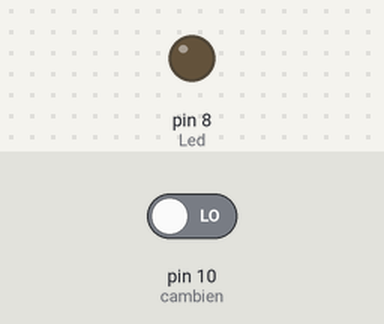
Recording of a sketch running on a simulated Arduino Uno, built with avr-gcc and run on an emulated ATmega328P. Shown: output pins drawn as LEDs (lit = HIGH). The test bench sets the inputs (shaded band); at power-on: pin 10 (cambien) LOW.

Above: at 1.2 s.
1.3 s: pin 10 (cambien) driven HIGH
At 2.4 s:
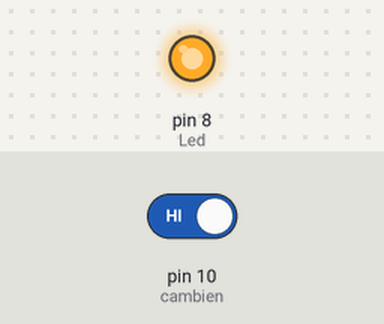
2.8 s: pin 10 (cambien) driven LOW
At 3.6 s:
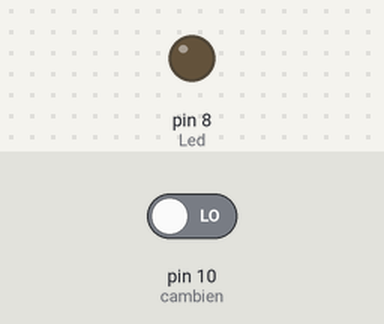
Timing chart, 0 to 5.8 s (numbered marks = the images above; inputs shaded):
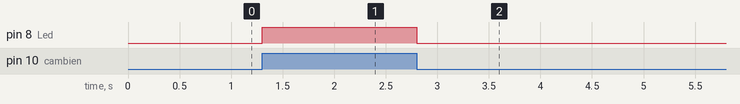

The sketch:

Quangtro_module.ino
```cpp
//Chương trình đọc quang trở dạng module
int cambien = 10;// khai báo chân digital 10 cho cảm biến
int Led = 8;//kháo báo chân digital 8 cho đèn LED
void setup (){
  pinMode(Led,OUTPUT);//pinMode xuất tín hiệu đầu ra cho led
  pinMode(cambien,INPUT);//pinMode nhận tín hiệu đầu vào cho cảm biến
}
void loop (){
  int value = digitalRead(cambien);//lưu giá trị cảm biến vào biến value
  digitalWrite(Led,value);//xuất giá trị ra đèn LED
}
```

Measured:
- after the input at 1.3 s, pin 8 (Led): LOW → HIGH at once
- after the input at 2.8 s, pin 8 (Led): HIGH → LOW at once
